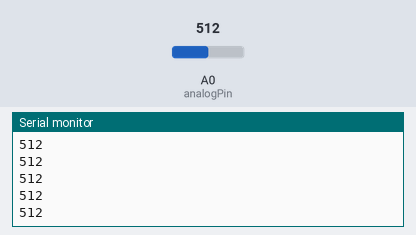
A sketch run on a simulated Arduino Uno, built with avr-gcc and run on an emulated ATmega328P. Shown: the last lines printed to the serial monitor. The test bench sets the inputs (shaded band); at power-on: A0 (analogPin) = 512.

Above: at 1.2 s.
1.3 s: A0 (analogPin) set to 716
At 2.3 s:
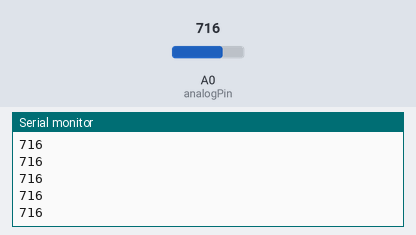
2.8 s: A0 (analogPin) set to 900
At 3.7 s:
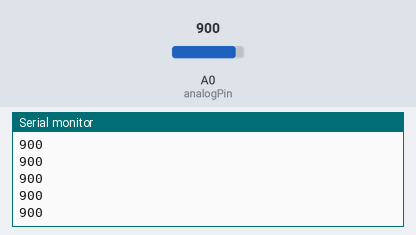
Timing chart, 0 to 5.8 s (numbered marks = the images above; inputs shaded):
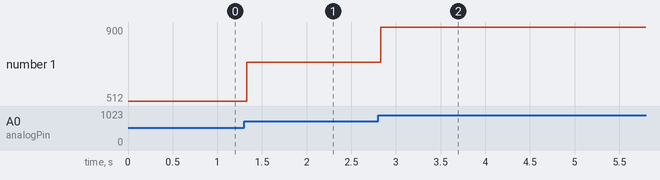

The sketch:

arrdu_code.ino
```cpp
const int analogPin = A0;  // Signal input
const int samplingFreq = 500;

void setup() {
    Serial.begin(19200);  // High baud rate for fast transfer
}

void loop() {
    int sensorValue = analogRead(analogPin);  // Read the analog input
    Serial.println(sensorValue);  // Send the value to the serial monitor
    delayMicroseconds(1000000 / samplingFreq);  // Wait for the next sample
}
```

Measured:
- after the input at 1.3 s, the serial monitor: prints a new line at once (image 1)
- after the input at 2.8 s, the serial monitor: prints a new line at once (image 2)
- plotted number 1: 512 → 716 after the input at 1.3 s, 716 → 900 after the input at 2.8 s
